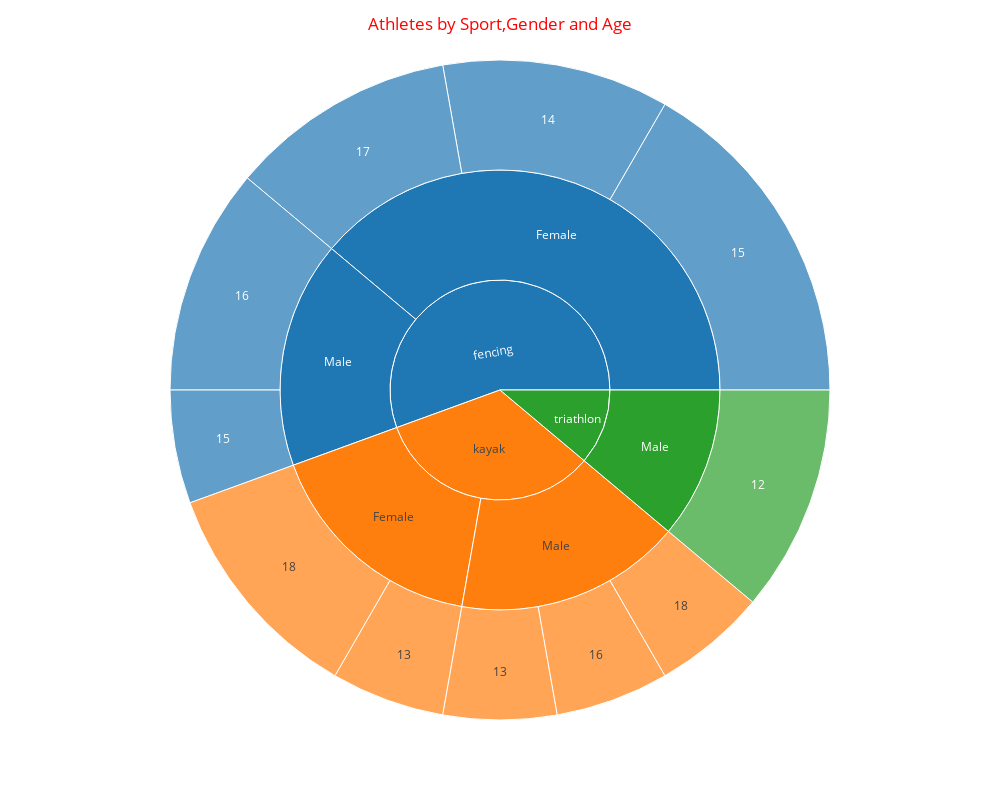

The cell this chart's notebook holds for it:
### Markdown cell above
## Qn6: Using Sunburst chart display athlete sport,gender and Age Group¶

### Code cell
# Create sunburst chart for athlete 
fig = px.sunburst(ath, path=['sport', 'Gender', 'age'],maxdepth=3, width=1000,height=800,color_discrete_sequence=px.colors.qualitative.D3)

#Assign title 
fig.update_layout(title={
        'text': 'Athletes by Sport,Gender and Age',
        'x': 0.5,
        'font': {
            'color': 'Red'}})

#show sunburst chart
fig.show()

### Figure 1 — Plotly figure (JSON) as saved in the notebook; plotly's stock layout.template omitted (floating-point values rounded to 4 significant figures)
{"data": [{"branchvalues": "total", "domain": {"x": [0, 1], "y": [0, 1]}, "hovertemplate": "labels=%{label}<br>count=%{value}<br>parent=%{parent}<br>id=%{id}<extra></extra>", "ids": ["triathlon/Male/12", "kayak/Female/13", "kayak/Male/13", "fencing/Female/14", "fencing/Female/15", "fencing/Male/15", "fencing/Male/16", "kayak/Male/16", "fencing/Female/17", "kayak/Female/18", "kayak/Male/18", "fencing/Female", "kayak/Female", "fencing/Male", "kayak/Male", "triathlon/Male", "fencing", "kayak", "triathlon"], "labels": ["12", "13", "13", "14", "15", "15", "16", "16", "17", "18", "18", "Female", "Female", "Male", "Male", "Male", "fencing", "kayak", "triathlon"], "maxdepth": 3, "name": "", "parents": ["triathlon/Male", "kayak/Female", "kayak/Male", "fencing/Female", "fencing/Female", "fencing/Male", "fencing/Male", "kayak/Male", "fencing/Female", "kayak/Female", "kayak/Male", "fencing", "kayak", "fencing", "kayak", "triathlon", "", "", ""], "type": "sunburst", "values": [2, 1, 1, 2, 3, 1, 2, 1, 2, 2, 1, 7, 3, 3, 3, 2, 10, 6, 2]}], "layout": {"height": 800, "legend": {"tracegroupgap": 0}, "margin": {"t": 60}, "sunburstcolorway": ["#1F77B4", "#FF7F0E", "#2CA02C", "#D62728", "#9467BD", "#8C564B", "#E377C2", "#7F7F7F", "#BCBD22", "#17BECF"], "title": {"font": {"color": "Red"}, "text": "Athletes by Sport,Gender and Age", "x": 0.5}, "width": 1000}}
